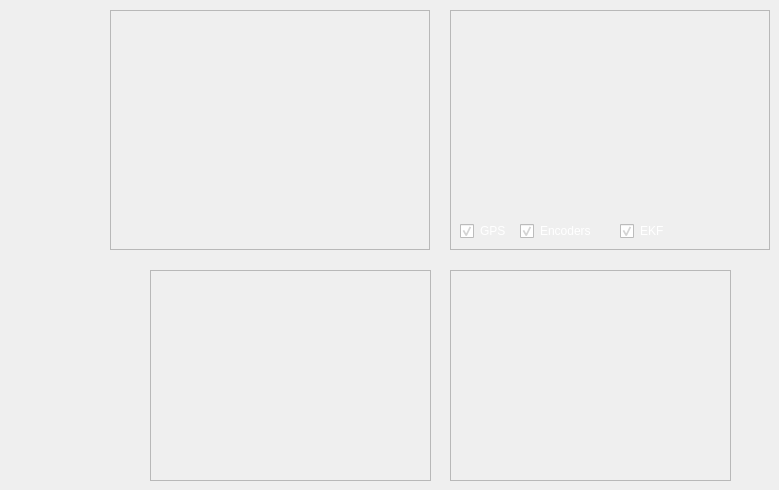
   <widget class="QWidget" name="sensor_display_tab">
    <property name="styleSheet">
     <string notr="true"/>
    </property>
    <attribute name="title">
     <string>Sensor Display</string>
    </attribute>
    <widget class="rqt_rover_gui::IMUFrame" name="imu_frame">
     <property name="geometry">
      <rect>
       <x>450</x>
       <y>270</y>
       <width>281</width>
       <height>211</height>
      </rect>
     </property>
     <property name="sizePolicy">
      <sizepolicy hsizetype="Fixed" vsizetype="Fixed">
       <horstretch>0</horstretch>
       <verstretch>0</verstretch>
      </sizepolicy>
     </property>
     <property name="frameShape">
      <enum>QFrame::StyledPanel</enum>
     </property>
     <property name="frameShadow">
      <enum>QFrame::Raised</enum>
     </property>
    </widget>
    <widget class="rqt_rover_gui::MapFrame" name="map_frame">
     <property name="geometry">
      <rect>
       <x>450</x>
       <y>10</y>
       <width>320</width>
       <height>240</height>
      </rect>
     </property>
     <property name="styleSheet">
      <string notr="true">border-color: rgb(255, 255, 255);</string>
     </property>
     <property name="frameShape">
      <enum>QFrame::StyledPanel</enum>
     </property>
     <property name="frameShadow">
      <enum>QFrame::Raised</enum>
     </property>
     <property name="lineWidth">
      <number>1</number>
     </property>
     <widget class="QCheckBox" name="gps_checkbox">
      <property name="geometry">
       <rect>
        <x>10</x>
        <y>210</y>
        <width>61</width>
        <height>22</height>
       </rect>
      </property>
      <property name="styleSheet">
       <string notr="true">color: rgb(255, 255, 255);</string>
      </property>
      <property name="text">
       <string>GPS</string>
      </property>
      <property name="checked">
       <bool>true</bool>
      </property>
     </widget>
     <widget class="QCheckBox" name="ekf_checkbox">
      <property name="geometry">
       <rect>
        <x>170</x>
        <y>210</y>
        <width>61</width>
        <height>22</height>
       </rect>
      </property>
      <property name="styleSheet">
       <string notr="true">color: rgb(255, 255, 255);</string>
      </property>
      <property name="text">
       <string>EKF</string>
      </property>
      <property name="checked">
       <bool>true</bool>
      </property>
     </widget>
     <widget class="QCheckBox" name="encoder_checkbox">
      <property name="geometry">
       <rect>
        <x>70</x>
        <y>210</y>
        <width>91</width>
        <height>22</height>
       </rect>
      </property>
      <property name="styleSheet">
       <string notr="true">color: rgb(255, 255, 255);</string>
      </property>
      <property name="text">
       <string>Encoders</string>
      </property>
      <property name="checked">
       <bool>true</bool>
      </property>
     </widget>
    </widget>
    <widget class="rqt_rover_gui::USFrame" name="us_frame">
     <property name="geometry">
      <rect>
       <x>150</x>
       <y>270</y>
       <width>281</width>
       <height>211</height>
      </rect>
     </property>
     <property name="frameShape">
      <enum>QFrame::StyledPanel</enum>
     </property>
     <property name="frameShadow">
      <enum>QFrame::Raised</enum>
     </property>
    </widget>
    <widget class="rqt_rover_gui::CameraFrame" name="camera_frame">
     <property name="geometry">
      <rect>
       <x>110</x>
       <y>10</y>
       <width>320</width>
       <height>240</height>
      </rect>
     </property>
     <property name="frameShape">
      <enum>QFrame::StyledPanel</enum>
     </property>
     <property name="frameShadow">
      <enum>QFrame::Raised</enum>
     </property>
    </widget>
   </widget>
